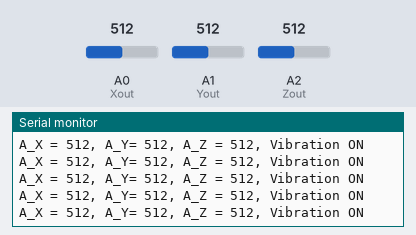
Recording of a sketch running on a simulated Arduino Uno, built with avr-gcc and run on an emulated ATmega328P. Parts: the last lines printed to the serial monitor. The inputs (shaded band) are chosen by the test bench; at power-on: A0 (Xout) = 512, A1 (Yout) = 512, A2 (Zout) = 512.

Above: at 1.2 s.
1.3 s: A0 (Xout) set to 214
At 1.56 s:
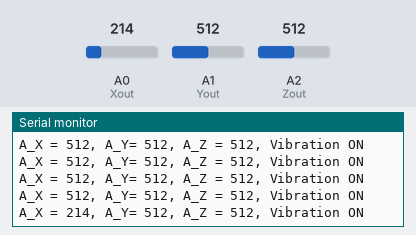
2.8 s: A0 (Xout) set to 187
At 2.97 s:
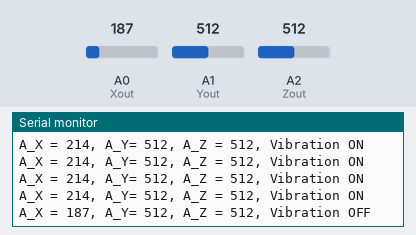
7.7 s: A1 (Yout) set to 987
At 7.8 s:
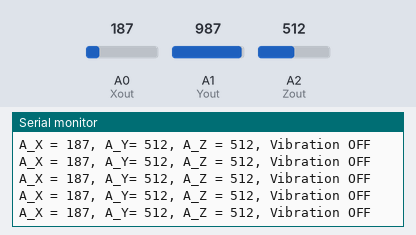
10.7 s: A1 (Yout) set to 1009
At 10.81 s:
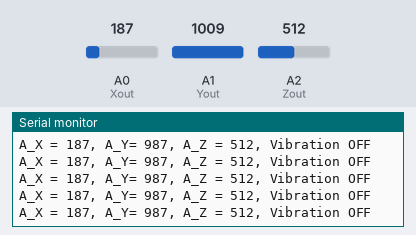
Timing chart, 0 to 13.7 s (numbered marks = the images above; inputs shaded):
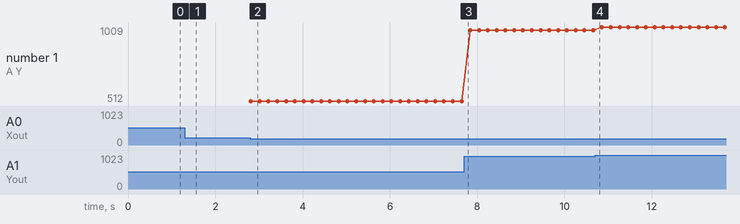

Measured:
- the behaviour switches between 201 and 200 on A0 (Xout) (found by bisection; images 1 and 2)
- after the input at 1.3 s, the serial monitor: prints a new line after 0.11 s (image 1)
- after the input at 2.8 s, the serial monitor: prints a new line at once (image 2)
- plotted number 1: 512 → 987 after the input at 7.7 s, 987 → 1009 after the input at 10.7 s

The sketch:

IoT_Earthquake.ino
```cpp
int Xout=A0;
int Yout=A1;
int Zout=A2;
int SWOUT=4;

void setup() {
  // put your setup code here, to run once:
pinMode(Xout,INPUT);
pinMode(Yout,INPUT);
pinMode(Zout,INPUT);
pinMode(SWOUT,INPUT);
Serial.begin(9600);
}

void loop() {
  // put your main code here, to run repeatedly:
int Xval = analogRead(Xout);
int Yval = analogRead(Yout);
int Zval = analogRead(Zout);

Serial.print("A_X = "+ String(Xval)+ ", A_Y= " + String(Yval)+  ", A_Z = " +String(Zval));

  if (Xval>200 and Yval>200 and Zval>200)
  {
  Serial.print(", Vibration ON");

}
else
{
 Serial.print(", Vibration OFF");
}
Serial.println("");
delay(200);
}
```
